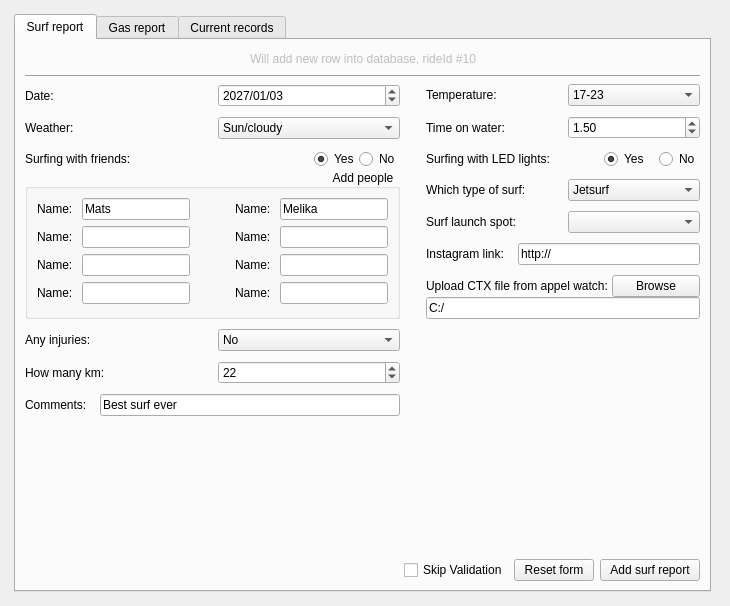
<?xml version="1.0" encoding="UTF-8"?>
<ui version="4.0">
 <class>MainWindow</class>
 <widget class="QMainWindow" name="MainWindow">
  <property name="geometry">
   <rect>
    <x>0</x>
    <y>0</y>
    <width>730</width>
    <height>606</height>
   </rect>
  </property>
  <property name="sizePolicy">
   <sizepolicy hsizetype="Expanding" vsizetype="Expanding">
    <horstretch>0</horstretch>
    <verstretch>0</verstretch>
   </sizepolicy>
  </property>
  <property name="windowTitle">
   <string>Surf report</string>
  </property>
  <widget class="QWidget" name="centralwidget">
   <property name="sizePolicy">
    <sizepolicy hsizetype="Expanding" vsizetype="Expanding">
     <horstretch>0</horstretch>
     <verstretch>0</verstretch>
    </sizepolicy>
   </property>
   <property name="maximumSize">
    <size>
     <width>1000</width>
     <height>800</height>
    </size>
   </property>
   <layout class="QVBoxLayout" name="verticalLayout_2">
    <item>
     <layout class="QVBoxLayout" name="verticalLayout" stretch="0">
      <property name="spacing">
       <number>5</number>
      </property>
      <property name="sizeConstraint">
       <enum>QLayout::SetDefaultConstraint</enum>
      </property>
      <property name="leftMargin">
       <number>5</number>
      </property>
      <property name="topMargin">
       <number>5</number>
      </property>
      <property name="rightMargin">
       <number>10</number>
      </property>
      <property name="bottomMargin">
       <number>5</number>
      </property>
      <item>
       <widget class="QTabWidget" name="tabMain">
        <property name="currentIndex">
         <number>0</number>
        </property>
        <widget class="QWidget" name="tabSurfReport">
         <property name="sizePolicy">
          <sizepolicy hsizetype="Expanding" vsizetype="Expanding">
           <horstretch>0</horstretch>
           <verstretch>0</verstretch>
          </sizepolicy>
         </property>
         <attribute name="title">
          <string>Surf report</string>
         </attribute>
         <layout class="QVBoxLayout" name="verticalLayout_10">
          <item>
           <layout class="QVBoxLayout" name="verticalLayout_6">
            <item>
             <layout class="QHBoxLayout" name="horizontalLayout_21">
              <item>
               <spacer name="horizontalSpacer_10">
                <property name="orientation">
                 <enum>Qt::Horizontal</enum>
                </property>
                <property name="sizeHint" stdset="0">
                 <size>
                  <width>40</width>
                  <height>20</height>
                 </size>
                </property>
               </spacer>
              </item>
              <item>
               <widget class="QLabel" name="labHeader">
                <property name="enabled">
                 <bool>false</bool>
                </property>
                <property name="text">
                 <string>Will add new row into database, rideId #10</string>
                </property>
               </widget>
              </item>
              <item>
               <spacer name="horizontalSpacer_11">
                <property name="orientation">
                 <enum>Qt::Horizontal</enum>
                </property>
                <property name="sizeHint" stdset="0">
                 <size>
                  <width>40</width>
                  <height>20</height>
                 </size>
                </property>
               </spacer>
              </item>
             </layout>
            </item>
            <item>
             <widget class="Line" name="line">
              <property name="orientation">
               <enum>Qt::Horizontal</enum>
              </property>
             </widget>
            </item>
            <item>
             <layout class="QHBoxLayout" name="horizontalLayout_4">
              <item>
               <layout class="QVBoxLayout" name="verticalLayout_3">
                <property name="spacing">
                 <number>10</number>
                </property>
                <item>
                 <layout class="QHBoxLayout" name="horizontalLayout_3">
                  <item>
                   <widget class="QLabel" name="label_2">
                    <property name="text">
                     <string>Date: </string>
                    </property>
                   </widget>
                  </item>
                  <item>
                   <widget class="QDateEdit" name="dateSurfRide">
                    <property name="dateTime">
                     <datetime>
                      <hour>0</hour>
                      <minute>0</minute>
                      <second>0</second>
                      <year>2027</year>
                      <month>1</month>
                      <day>3</day>
                     </datetime>
                    </property>
                    <property name="displayFormat">
                     <string>yyyy/MM/dd</string>
                    </property>
                   </widget>
                  </item>
                 </layout>
                </item>
                <item>
                 <layout class="QHBoxLayout" name="horizontalLayout_2">
                  <item>
                   <widget class="QLabel" name="label">
                    <property name="text">
                     <string>Weather: </string>
                    </property>
                   </widget>
                  </item>
                  <item>
                   <widget class="QComboBox" name="cmbWeather">
                    <item>
                     <property name="text">
                      <string>Sun/cloudy</string>
                     </property>
                    </item>
                    <item>
                     <property name="text">
                      <string/>
                     </property>
                    </item>
                    <item>
                     <property name="text">
                      <string>Sun</string>
                     </property>
                    </item>
                    <item>
                     <property name="text">
                      <string>Cloudy</string>
                     </property>
                    </item>
                    <item>
                     <property name="text">
                      <string>Rain</string>
                     </property>
                    </item>
                    <item>
                     <property name="text">
                      <string>Dark</string>
                     </property>
                    </item>
                   </widget>
                  </item>
                 </layout>
                </item>
                <item>
                 <layout class="QVBoxLayout" name="verticalLayout_8">
                  <property name="spacing">
                   <number>0</number>
                  </property>
                  <item>
                   <layout class="QHBoxLayout" name="horizontalLayout_10">
                    <item>
                     <widget class="QLabel" name="label_8">
                      <property name="text">
                       <string>Surfing with friends: </string>
                      </property>
                     </widget>
                    </item>
                    <item>
                     <spacer name="horizontalSpacer_6">
                      <property name="orientation">
                       <enum>Qt::Horizontal</enum>
                      </property>
                      <property name="sizeHint" stdset="0">
                       <size>
                        <width>40</width>
                        <height>20</height>
                       </size>
                      </property>
                     </spacer>
                    </item>
                    <item>
                     <widget class="QRadioButton" name="rad2Friends">
                      <property name="text">
                       <string>Yes</string>
                      </property>
                      <property name="checked">
                       <bool>true</bool>
                      </property>
                      <attribute name="buttonGroup">
                       <string notr="true">buttonGroup_2</string>
                      </attribute>
                     </widget>
                    </item>
                    <item>
                     <widget class="QRadioButton" name="rad1Friends">
                      <property name="text">
                       <string>No</string>
                      </property>
                      <attribute name="buttonGroup">
                       <string notr="true">buttonGroup_2</string>
                      </attribute>
                     </widget>
                    </item>
                   </layout>
                  </item>
                  <item>
                   <widget class="QGroupBox" name="gboxAddPeople">
                    <property name="enabled">
                     <bool>true</bool>
                    </property>
                    <property name="sizePolicy">
                     <sizepolicy hsizetype="Preferred" vsizetype="Fixed">
                      <horstretch>0</horstretch>
                      <verstretch>0</verstretch>
                     </sizepolicy>
                    </property>
                    <property name="minimumSize">
                     <size>
                      <width>0</width>
                      <height>150</height>
                     </size>
                    </property>
                    <property name="title">
                     <string>  Add people  </string>
                    </property>
                    <property name="alignment">
                     <set>Qt::AlignRight|Qt::AlignTrailing|Qt::AlignVCenter</set>
                    </property>
                    <layout class="QVBoxLayout" name="verticalLayout_11">
                     <item>
                      <layout class="QHBoxLayout" name="horizontalLayout_19">
                       <item>
                        <widget class="QLabel" name="label_23">
                         <property name="text">
                          <string>Name: </string>
                         </property>
                        </widget>
                       </item>
                       <item>
                        <widget class="QLineEdit" name="txtFriend1">
                         <property name="text">
                          <string>Mats</string>
                         </property>
                        </widget>
                       </item>
                       <item>
                        <spacer name="horizontalSpacer_7">
                         <property name="orientation">
                          <enum>Qt::Horizontal</enum>
                         </property>
                         <property name="sizeHint" stdset="0">
                          <size>
                           <width>40</width>
                           <height>20</height>
                          </size>
                         </property>
                        </spacer>
                       </item>
                       <item>
                        <widget class="QLabel" name="label_16">
                         <property name="text">
                          <string>Name: </string>
                         </property>
                        </widget>
                       </item>
                       <item>
                        <widget class="QLineEdit" name="txtFriend2">
                         <property name="text">
                          <string>Melika</string>
                         </property>
                        </widget>
                       </item>
                      </layout>
                     </item>
                     <item>
                      <layout class="QHBoxLayout" name="horizontalLayout_20">
                       <item>
                        <widget class="QLabel" name="label_24">
                         <property name="text">
                          <string>Name: </string>
                         </property>
                        </widget>
                       </item>
                       <item>
                        <widget class="QLineEdit" name="txtFriend3">
                         <property name="sizePolicy">
                          <sizepolicy hsizetype="Expanding" vsizetype="Fixed">
                           <horstretch>0</horstretch>
                           <verstretch>0</verstretch>
                          </sizepolicy>
                         </property>
                        </widget>
                       </item>
                       <item>
                        <spacer name="horizontalSpacer_8">
                         <property name="orientation">
                          <enum>Qt::Horizontal</enum>
                         </property>
                         <property name="sizeHint" stdset="0">
                          <size>
                           <width>40</width>
                           <height>20</height>
                          </size>
                         </property>
                        </spacer>
                       </item>
                       <item>
                        <widget class="QLabel" name="label_20">
                         <property name="text">
                          <string>Name: </string>
                         </property>
                        </widget>
                       </item>
                       <item>
                        <widget class="QLineEdit" name="txtFriend4"/>
                       </item>
                      </layout>
                     </item>
                     <item>
                      <layout class="QHBoxLayout" name="horizontalLayout_24">
                       <item>
                        <widget class="QLabel" name="label_25">
                         <property name="text">
                          <string>Name: </string>
                         </property>
                        </widget>
                       </item>
                       <item>
                        <widget class="QLineEdit" name="txtFriend5">
                         <property name="sizePolicy">
                          <sizepolicy hsizetype="Expanding" vsizetype="Fixed">
                           <horstretch>0</horstretch>
                           <verstretch>0</verstretch>
                          </sizepolicy>
                         </property>
                        </widget>
                       </item>
                       <item>
                        <spacer name="horizontalSpacer_9">
                         <property name="orientation">
                          <enum>Qt::Horizontal</enum>
                         </property>
                         <property name="sizeHint" stdset="0">
                          <size>
                           <width>40</width>
                           <height>20</height>
                          </size>
                         </property>
                        </spacer>
                       </item>
                       <item>
                        <widget class="QLabel" name="label_21">
                         <property name="text">
                          <string>Name: </string>
                         </property>
                        </widget>
                       </item>
                       <item>
                        <widget class="QLineEdit" name="txtFriend6">
                         <property name="sizePolicy">
                          <sizepolicy hsizetype="Expanding" vsizetype="Fixed">
                           <horstretch>0</horstretch>
                           <verstretch>0</verstretch>
                          </sizepolicy>
                         </property>
                        </widget>
                       </item>
                      </layout>
                     </item>
                     <item>
                      <layout class="QHBoxLayout" name="horizontalLayout_25">
                       <item>
                        <widget class="QLabel" name="label_26">
                         <property name="text">
                          <string>Name: </string>
                         </property>
                        </widget>
                       </item>
                       <item>
                        <widget class="QLineEdit" name="txtFriend7">
                         <property name="sizePolicy">
                          <sizepolicy hsizetype="Expanding" vsizetype="Fixed">
                           <horstretch>0</horstretch>
                           <verstretch>0</verstretch>
                          </sizepolicy>
                         </property>
                        </widget>
                       </item>
                       <item>
                        <spacer name="horizontalSpacer_12">
                         <property name="orientation">
                          <enum>Qt::Horizontal</enum>
                         </property>
                         <property name="sizeHint" stdset="0">
                          <size>
                           <width>40</width>
                           <height>20</height>
                          </size>
                         </property>
                        </spacer>
                       </item>
                       <item>
                        <widget class="QLabel" name="label_22">
                         <property name="text">
                          <string>Name: </string>
                         </property>
                        </widget>
                       </item>
                       <item>
                        <widget class="QLineEdit" name="txtFriend8">
                         <property name="sizePolicy">
                          <sizepolicy hsizetype="Expanding" vsizetype="Fixed">
                           <horstretch>0</horstretch>
                           <verstretch>0</verstretch>
                          </sizepolicy>
                         </property>
                        </widget>
                       </item>
                      </layout>
                     </item>
                    </layout>
                   </widget>
                  </item>
                 </layout>
                </item>
                <item>
                 <layout class="QHBoxLayout" name="horizontalLayout_12">
                  <item>
                   <widget class="QLabel" name="label_10">
                    <property name="text">
                     <string>Any injuries: </string>
                    </property>
                   </widget>
                  </item>
                  <item>
                   <widget class="QComboBox" name="cmbAnyInjuries">
                    <item>
                     <property name="text">
                      <string>No</string>
                     </property>
                    </item>
                    <item>
                     <property name="text">
                      <string/>
                     </property>
                    </item>
                    <item>
                     <property name="text">
                      <string>Not so bad</string>
                     </property>
                    </item>
                    <item>
                     <property name="text">
                      <string>Bad</string>
                     </property>
                    </item>
                    <item>
                     <property name="text">
                      <string>Really bad</string>
                     </property>
                    </item>
                   </widget>
                  </item>
                 </layout>
                </item>
                <item>
                 <layout class="QHBoxLayout" name="horizontalLayout_14">
                  <item>
                   <widget class="QLabel" name="label_12">
                    <property name="text">
                     <string>How many km: </string>
                    </property>
                   </widget>
                  </item>
                  <item>
                   <widget class="QSpinBox" name="spnDistance">
                    <property name="maximum">
                     <number>1000</number>
                    </property>
                    <property name="value">
                     <number>22</number>
                    </property>
                   </widget>
                  </item>
                 </layout>
                </item>
                <item>
                 <layout class="QHBoxLayout" name="horizontalLayout_16">
                  <item>
                   <widget class="QLabel" name="label_14">
                    <property name="text">
                     <string>Comments: </string>
                    </property>
                   </widget>
                  </item>
                  <item>
                   <widget class="QLineEdit" name="txtComment">
                    <property name="text">
                     <string>Best surf ever</string>
                    </property>
                   </widget>
                  </item>
                 </layout>
                </item>
                <item>
                 <spacer name="verticalSpacer">
                  <property name="orientation">
                   <enum>Qt::Vertical</enum>
                  </property>
                  <property name="sizeHint" stdset="0">
                   <size>
                    <width>20</width>
                    <height>40</height>
                   </size>
                  </property>
                 </spacer>
                </item>
               </layout>
              </item>
              <item>
               <spacer name="horizontalSpacer_2">
                <property name="orientation">
                 <enum>Qt::Horizontal</enum>
                </property>
                <property name="sizeType">
                 <enum>QSizePolicy::Fixed</enum>
                </property>
                <property name="sizeHint" stdset="0">
                 <size>
                  <width>20</width>
                  <height>20</height>
                 </size>
                </property>
               </spacer>
              </item>
              <item>
               <layout class="QVBoxLayout" name="verticalLayout_4">
                <property name="spacing">
                 <number>10</number>
                </property>
                <item>
                 <layout class="QHBoxLayout" name="horizontalLayout_5">
                  <item>
                   <widget class="QLabel" name="label_3">
                    <property name="text">
                     <string>Temperature: </string>
                    </property>
                   </widget>
                  </item>
                  <item>
                   <widget class="QComboBox" name="cmbTemperature">
                    <item>
                     <property name="text">
                      <string>17-23</string>
                     </property>
                    </item>
                    <item>
                     <property name="text">
                      <string/>
                     </property>
                    </item>
                    <item>
                     <property name="text">
                      <string>Below 0</string>
                     </property>
                    </item>
                    <item>
                     <property name="text">
                      <string>0-5</string>
                     </property>
                    </item>
                    <item>
                     <property name="text">
                      <string>5-12</string>
                     </property>
                    </item>
                    <item>
                     <property name="text">
                      <string>12-17</string>
                     </property>
                    </item>
                    <item>
                     <property name="text">
                      <string>23 and over</string>
                     </property>
                    </item>
                   </widget>
                  </item>
                 </layout>
                </item>
                <item>
                 <layout class="QHBoxLayout" name="horizontalLayout_6">
                  <item>
                   <widget class="QLabel" name="label_4">
                    <property name="text">
                     <string>Time on water: </string>
                    </property>
                   </widget>
                  </item>
                  <item>
                   <widget class="QDoubleSpinBox" name="spnTimeOnWater">
                    <property name="value">
                     <double>1.500000000000000</double>
                    </property>
                   </widget>
                  </item>
                 </layout>
                </item>
                <item>
                 <layout class="QHBoxLayout" name="horizontalLayout_11">
                  <item>
                   <widget class="QLabel" name="label_9">
                    <property name="text">
                     <string>Surfing with LED lights: </string>
                    </property>
                   </widget>
                  </item>
                  <item>
                   <spacer name="horizontalSpacer_4">
                    <property name="orientation">
                     <enum>Qt::Horizontal</enum>
                    </property>
                    <property name="sizeHint" stdset="0">
                     <size>
                      <width>40</width>
                      <height>20</height>
                     </size>
                    </property>
                   </spacer>
                  </item>
                  <item>
                   <widget class="QRadioButton" name="rad2LedLight">
                    <property name="text">
                     <string>Yes</string>
                    </property>
                    <property name="checked">
                     <bool>true</bool>
                    </property>
                    <attribute name="buttonGroup">
                     <string notr="true">buttonGroup</string>
                    </attribute>
                   </widget>
                  </item>
                  <item>
                   <widget class="QRadioButton" name="rad1LedLight">
                    <property name="text">
                     <string>No</string>
                    </property>
                    <attribute name="buttonGroup">
                     <string notr="true">buttonGroup</string>
                    </attribute>
                   </widget>
                  </item>
                 </layout>
                </item>
                <item>
                 <layout class="QHBoxLayout" name="horizontalLayout_13">
                  <item>
                   <widget class="QLabel" name="label_11">
                    <property name="text">
                     <string>Which type of surf: </string>
                    </property>
                   </widget>
                  </item>
                  <item>
                   <widget class="QComboBox" name="cmbSurfType">
                    <item>
                     <property name="text">
                      <string>Jetsurf</string>
                     </property>
                    </item>
                    <item>
                     <property name="text">
                      <string/>
                     </property>
                    </item>
                    <item>
                     <property name="text">
                      <string>Radinn</string>
                     </property>
                    </item>
                    <item>
                     <property name="text">
                      <string>Liftfoil</string>
                     </property>
                    </item>
                    <item>
                     <property name="text">
                      <string>Wakeboard</string>
                     </property>
                    </item>
                    <item>
                     <property name="text">
                      <string>Kiteboard</string>
                     </property>
                    </item>
                   </widget>
                  </item>
                 </layout>
                </item>
                <item>
                 <layout class="QHBoxLayout" name="horizontalLayout_15">
                  <item>
                   <widget class="QLabel" name="label_13">
                    <property name="text">
                     <string>Surf launch spot: </string>
                    </property>
                   </widget>
                  </item>
                  <item>
                   <widget class="QComboBox" name="cmbStartPoint">
                    <item>
                     <property name="text">
                      <string/>
                     </property>
                    </item>
                    <item>
                     <property name="text">
                      <string>Add location</string>
                     </property>
                    </item>
                   </widget>
                  </item>
                 </layout>
                </item>
                <item>
                 <layout class="QHBoxLayout" name="horizontalLayout_22">
                  <item>
                   <widget class="QLabel" name="label_18">
                    <property name="text">
                     <string>Instagram link: </string>
                    </property>
                   </widget>
                  </item>
                  <item>
                   <widget class="QLineEdit" name="txtInstaLink">
                    <property name="text">
                     <string>http://</string>
                    </property>
                   </widget>
                  </item>
                 </layout>
                </item>
                <item>
                 <layout class="QVBoxLayout" name="verticalLayout_9">
                  <property name="spacing">
                   <number>0</number>
                  </property>
                  <item>
                   <layout class="QHBoxLayout" name="horizontalLayout_23">
                    <item>
                     <widget class="QLabel" name="label_19">
                      <property name="text">
                       <string>Upload CTX file from appel watch: </string>
                      </property>
                     </widget>
                    </item>
                    <item>
                     <widget class="QPushButton" name="btnBrowseCtx">
                      <property name="text">
                       <string>Browse</string>
                      </property>
                     </widget>
                    </item>
                   </layout>
                  </item>
                  <item>
                   <widget class="QLineEdit" name="txtCtxPath">
                    <property name="text">
                     <string>C:/</string>
                    </property>
                   </widget>
                  </item>
                 </layout>
                </item>
                <item>
                 <spacer name="verticalSpacer_2">
                  <property name="orientation">
                   <enum>Qt::Vertical</enum>
                  </property>
                  <property name="sizeHint" stdset="0">
                   <size>
                    <width>20</width>
                    <height>40</height>
                   </size>
                  </property>
                 </spacer>
                </item>
               </layout>
              </item>
             </layout>
            </item>
            <item>
             <spacer name="verticalSpacer_4">
              <property name="orientation">
               <enum>Qt::Vertical</enum>
              </property>
              <property name="sizeHint" stdset="0">
               <size>
                <width>20</width>
                <height>40</height>
               </size>
              </property>
             </spacer>
            </item>
            <item>
             <layout class="QHBoxLayout" name="horizontalLayout">
              <item>
               <spacer name="horizontalSpacer">
                <property name="orientation">
                 <enum>Qt::Horizontal</enum>
                </property>
                <property name="sizeHint" stdset="0">
                 <size>
                  <width>40</width>
                  <height>20</height>
                 </size>
                </property>
               </spacer>
              </item>
              <item>
               <widget class="QCheckBox" name="chkSkip">
                <property name="text">
                 <string>Skip Validation</string>
                </property>
               </widget>
              </item>
              <item>
               <widget class="QPushButton" name="btnReset">
                <property name="text">
                 <string>Reset form</string>
                </property>
               </widget>
              </item>
              <item>
               <widget class="QPushButton" name="btnSendSurfReport">
                <property name="minimumSize">
                 <size>
                  <width>100</width>
                  <height>0</height>
                 </size>
                </property>
                <property name="text">
                 <string>Add surf report</string>
                </property>
               </widget>
              </item>
             </layout>
            </item>
           </layout>
          </item>
         </layout>
        </widget>
        <widget class="QWidget" name="tabGasReport">
         <property name="sizePolicy">
          <sizepolicy hsizetype="Expanding" vsizetype="Expanding">
           <horstretch>0</horstretch>
           <verstretch>0</verstretch>
          </sizepolicy>
         </property>
         <attribute name="title">
          <string>Gas report</string>
         </attribute>
         <layout class="QVBoxLayout" name="verticalLayout_12">
          <item>
           <layout class="QVBoxLayout" name="verticalLayout_7">
            <item>
             <layout class="QHBoxLayout" name="horizontalLayout_17">
              <item>
               <layout class="QVBoxLayout" name="verticalLayout_5">
                <property name="spacing">
                 <number>10</number>
                </property>
                <item>
                 <layout class="QHBoxLayout" name="horizontalLayout_7">
                  <item>
                   <widget class="QLabel" name="label_5">
                    <property name="text">
                     <string>Date: </string>
                    </property>
                   </widget>
                  </item>
                  <item>
                   <widget class="QDateEdit" name="dateGas">
                    <property name="dateTime">
                     <datetime>
                      <hour>0</hour>
                      <minute>0</minute>
                      <second>0</second>
                      <year>2027</year>
                      <month>1</month>
                      <day>2</day>
                     </datetime>
                    </property>
                    <property name="displayFormat">
                     <string>yyyy/MM/dd</string>
                    </property>
                   </widget>
                  </item>
                 </layout>
                </item>
                <item>
                 <layout class="QHBoxLayout" name="horizontalLayout_8">
                  <item>
                   <widget class="QLabel" name="label_6">
                    <property name="text">
                     <string>Liters: </string>
                    </property>
                   </widget>
                  </item>
                  <item>
                   <widget class="QSpinBox" name="spnLiter">
                    <property name="value">
                     <number>5</number>
                    </property>
                   </widget>
                  </item>
                 </layout>
                </item>
                <item>
                 <layout class="QHBoxLayout" name="horizontalLayout_9">
                  <item>
                   <widget class="QLabel" name="label_7">
                    <property name="text">
                     <string>Cost: </string>
                    </property>
                   </widget>
                  </item>
                  <item>
                   <widget class="QSpinBox" name="spnCost">
                    <property name="maximum">
                     <number>1000</number>
                    </property>
                    <property name="value">
                     <number>259</number>
                    </property>
                   </widget>
                  </item>
                 </layout>
                </item>
                <item>
                 <spacer name="verticalSpacer_3">
                  <property name="orientation">
                   <enum>Qt::Vertical</enum>
                  </property>
                  <property name="sizeHint" stdset="0">
                   <size>
                    <width>20</width>
                    <height>40</height>
                   </size>
                  </property>
                 </spacer>
                </item>
                <item>
                 <layout class="QHBoxLayout" name="horizontalLayout_28">
                  <item>
                   <widget class="QLabel" name="label_28">
                    <property name="font">
                     <font>
                      <weight>50</weight>
                      <bold>false</bold>
                     </font>
                    </property>
                    <property name="text">
                     <string>Total liters:</string>
                    </property>
                   </widget>
                  </item>
                  <item>
                   <spacer name="horizontalSpacer_15">
                    <property name="orientation">
                     <enum>Qt::Horizontal</enum>
                    </property>
                    <property name="sizeHint" stdset="0">
                     <size>
                      <width>40</width>
                      <height>20</height>
                     </size>
                    </property>
                   </spacer>
                  </item>
                  <item>
                   <widget class="QLabel" name="labLiters">
                    <property name="text">
                     <string>liters</string>
                    </property>
                   </widget>
                  </item>
                 </layout>
                </item>
                <item>
                 <layout class="QHBoxLayout" name="horizontalLayout_27">
                  <item>
                   <widget class="QLabel" name="label_17">
                    <property name="font">
                     <font>
                      <weight>50</weight>
                      <bold>false</bold>
                     </font>
                    </property>
                    <property name="text">
                     <string>Total cost</string>
                    </property>
                   </widget>
                  </item>
                  <item>
                   <spacer name="horizontalSpacer_14">
                    <property name="orientation">
                     <enum>Qt::Horizontal</enum>
                    </property>
                    <property name="sizeHint" stdset="0">
                     <size>
                      <width>40</width>
                      <height>20</height>
                     </size>
                    </property>
                   </spacer>
                  </item>
                  <item>
                   <widget class="QLabel" name="labCost">
                    <property name="text">
                     <string>kr</string>
                    </property>
                   </widget>
                  </item>
                 </layout>
                </item>
               </layout>
              </item>
              <item>
               <spacer name="horizontalSpacer_13">
                <property name="orientation">
                 <enum>Qt::Horizontal</enum>
                </property>
                <property name="sizeType">
                 <enum>QSizePolicy::Fixed</enum>
                </property>
                <property name="sizeHint" stdset="0">
                 <size>
                  <width>40</width>
                  <height>20</height>
                 </size>
                </property>
               </spacer>
              </item>
              <item>
               <widget class="QTableWidget" name="tabletGas_2">
                <property name="editTriggers">
                 <set>QAbstractItemView::NoEditTriggers</set>
                </property>
               </widget>
              </item>
              <item>
               <spacer name="horizontalSpacer_3">
                <property name="orientation">
                 <enum>Qt::Horizontal</enum>
                </property>
                <property name="sizeHint" stdset="0">
                 <size>
                  <width>40</width>
                  <height>20</height>
                 </size>
                </property>
               </spacer>
              </item>
             </layout>
            </item>
            <item>
             <layout class="QHBoxLayout" name="horizontalLayout_18">
              <item>
               <spacer name="horizontalSpacer_5">
                <property name="orientation">
                 <enum>Qt::Horizontal</enum>
                </property>
                <property name="sizeHint" stdset="0">
                 <size>
                  <width>40</width>
                  <height>20</height>
                 </size>
                </property>
               </spacer>
              </item>
              <item>
               <widget class="QPushButton" name="btnSendGasReport">
                <property name="text">
                 <string>Send gas report</string>
                </property>
               </widget>
              </item>
             </layout>
            </item>
           </layout>
          </item>
         </layout>
        </widget>
        <widget class="QWidget" name="tabRecords">
         <attribute name="title">
          <string>Current records</string>
         </attribute>
         <layout class="QVBoxLayout" name="verticalLayout_13">
          <item>
           <widget class="QTabWidget" name="tabTables">
            <property name="currentIndex">
             <number>0</number>
            </property>
            <widget class="QWidget" name="tabRide">
             <attribute name="title">
              <string>Rides table</string>
             </attribute>
             <layout class="QVBoxLayout" name="verticalLayout_14">
              <item>
               <widget class="QLabel" name="label_15">
                <property name="text">
                 <string>Double-click to edit</string>
                </property>
               </widget>
              </item>
              <item>
               <widget class="QTableWidget" name="tabletRides">
                <property name="editTriggers">
                 <set>QAbstractItemView::NoEditTriggers</set>
                </property>
               </widget>
              </item>
             </layout>
            </widget>
           </widget>
          </item>
         </layout>
        </widget>
       </widget>
      </item>
     </layout>
    </item>
   </layout>
  </widget>
 </widget>
 <resources/>
 <connections/>
 <buttongroups>
  <buttongroup name="buttonGroup"/>
  <buttongroup name="buttonGroup_2"/>
 </buttongroups>
</ui>
